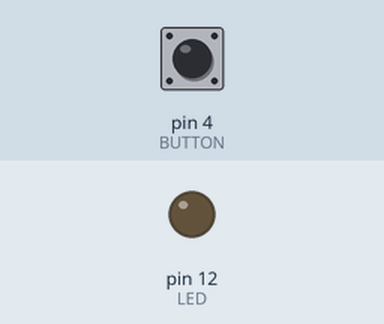
Simulated run of this sketch. Board: Arduino Uno, built with avr-gcc and run on an emulated ATmega328P. Parts: output pins drawn as LEDs (lit = HIGH). The test bench sets the inputs (shaded band); at power-on: pin 4 (BUTTON) LOW.

Above: at 1.2 s.
1.3 s: pin 4 (BUTTON) pulled HIGH for 0.15 s
At 1.37 s:
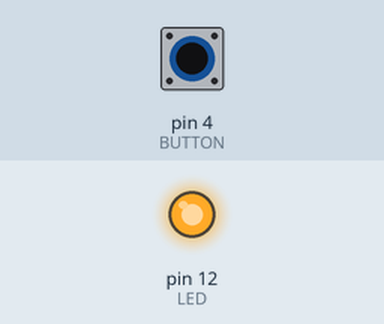
2.9 s: pin 4 (BUTTON) pulled HIGH for 3.2 s
At 7.0 s:
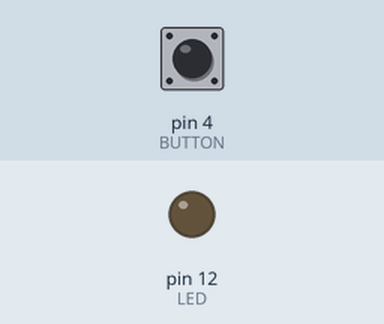
Timing chart, 0 to 8.5 s (numbered marks = the images above; inputs shaded):
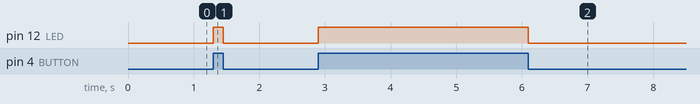

Measured:
- after the input at 1.3 s, pin 12 (LED): LOW → HIGH at once, → LOW 0.15 s later
- after the input at 2.9 s, pin 12 (LED): LOW → HIGH at once, → LOW 3.2 s later

The sketch:

led-lighting-with-push-button.ino
```cpp
int LED = 12;
int BUTTON = 4;

// the setup function runs once when you press reset or power the board
void setup() {
  // initialize digital pin LED_BUILTIN as an output.
  pinMode(LED, OUTPUT);
  pinMode(BUTTON, INPUT);
}

// the loop function runs over and over again forever
void loop() {
  if(digitalRead(BUTTON) == HIGH){
    digitalWrite(LED, HIGH);
  } else {
    digitalWrite(LED, LOW);
  }
}
```
